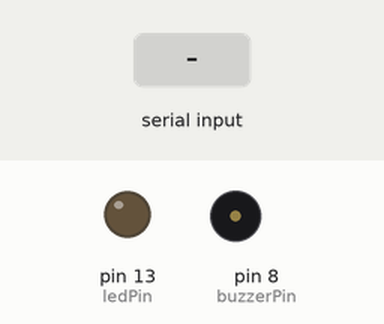
Simulated run of this sketch. Board: Arduino Uno, built with avr-gcc and run on an emulated ATmega328P. Shown: output pins drawn as LEDs (lit = HIGH), buzzer (waves = sounding, pin HIGH). Inputs (shaded band) come from the test bench.

Above: at 1.2 s.
1.3 s: "1" received over Serial
At 1.8 s:
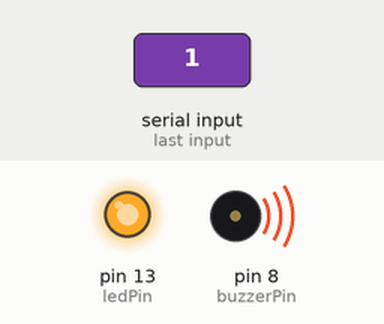
2.8 s: "0" received over Serial
At 4.1 s:
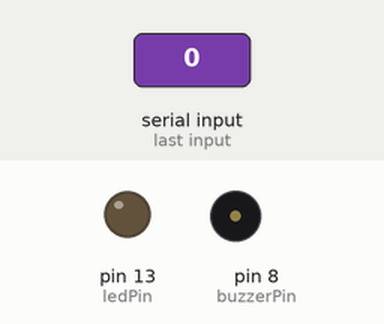
Timing chart, 0 to 5.8 s (numbered marks = the images above; inputs shaded):
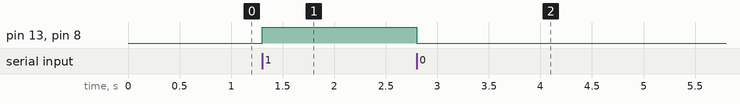

The sketch:

command_mode.ino
```cpp
// ============================================================
// 🔌 Arduino Serial LED + Buzzer Control
// ============================================================
// This code allows Arduino to receive commands from Python
// through USB Serial communication.
//
// Python sends:
//   '1' → Turn ON LED and buzzer
//   '0' → Turn OFF LED and buzzer
//
// This is useful in VisionGuard Phase 1, where Python detects
// an intruder and Arduino handles the physical alert output.
// ============================================================


// ------------------------------------------------------------
// 🔌 Pin Configuration
// ------------------------------------------------------------
int ledPin = 13;
// LED is connected to digital pin 13.
// On many Arduino boards, pin 13 also has a built-in LED.

int buzzerPin = 8;
// Buzzer is connected to digital pin 8.


// ------------------------------------------------------------
// ⚙️ Setup Function
// ------------------------------------------------------------
// setup() runs only once when Arduino starts or resets.
void setup() {
  pinMode(ledPin, OUTPUT);
  // Set LED pin as output.
  // Arduino can now turn the LED ON or OFF.

  pinMode(buzzerPin, OUTPUT);
  // Set buzzer pin as output.
  // Arduino can now turn the buzzer ON or OFF.

  Serial.begin(9600);
  // Start Serial communication at 9600 baud rate.
  //
  // Python code must also use the same baud rate:
  //   serial.Serial('COM3', 9600)
}


// ------------------------------------------------------------
// 🔁 Loop Function
// ------------------------------------------------------------
// loop() runs repeatedly after setup().
void loop() {

  // Check if Python has sent any data to Arduino.
  if (Serial.available() > 0) {

    char data = Serial.read();
    // Read one character from Serial.
    //
    // Expected values:
    //   '1' = alert ON
    //   '0' = alert OFF


    // --------------------------------------------------------
    // 🚨 Alert ON Command
    // --------------------------------------------------------
    if (data == '1') {
      digitalWrite(ledPin, HIGH);
      // Turn LED ON.

      digitalWrite(buzzerPin, HIGH);
      // Turn buzzer ON.
    }


    // --------------------------------------------------------
    // ✅ Alert OFF Command
    // --------------------------------------------------------
    else if (data == '0') {
      digitalWrite(ledPin, LOW);
      // Turn LED OFF.

      digitalWrite(buzzerPin, LOW);
      // Turn buzzer OFF.
    }
  }
}
```

Measured:
- after the input at 1.3 s, pin 13 (ledPin), pin 8 (buzzerPin): LOW → HIGH at once
- after the input at 2.8 s, pin 13 (ledPin), pin 8 (buzzerPin): HIGH → LOW at once
